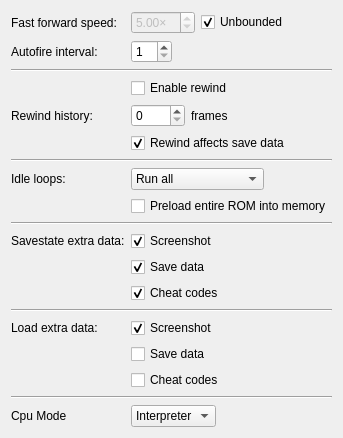
     <widget class="QWidget" name="emulation">
      <layout class="QFormLayout" name="formLayout_2">
       <property name="fieldGrowthPolicy">
        <enum>QFormLayout::FieldsStayAtSizeHint</enum>
       </property>
       <item row="0" column="0">
        <widget class="QLabel" name="label_18">
         <property name="text">
          <string>Fast forward speed:</string>
         </property>
        </widget>
       </item>
       <item row="0" column="1">
        <layout class="QHBoxLayout" name="horizontalLayout_5">
         <item>
          <widget class="QDoubleSpinBox" name="fastForwardRatio">
           <property name="enabled">
            <bool>false</bool>
           </property>
           <property name="suffix">
            <string>×</string>
           </property>
           <property name="minimum">
            <double>0.010000000000000</double>
           </property>
           <property name="maximum">
            <double>20.000000000000000</double>
           </property>
           <property name="singleStep">
            <double>0.500000000000000</double>
           </property>
           <property name="value">
            <double>5.000000000000000</double>
           </property>
          </widget>
         </item>
         <item>
          <widget class="QCheckBox" name="fastForwardUnbounded">
           <property name="text">
            <string>Unbounded</string>
           </property>
           <property name="checked">
            <bool>true</bool>
           </property>
          </widget>
         </item>
        </layout>
       </item>
       <item row="1" column="0">
        <widget class="QLabel" name="label_31">
         <property name="text">
          <string>Autofire interval:</string>
         </property>
        </widget>
       </item>
       <item row="1" column="1">
        <widget class="QSpinBox" name="autofireThreshold">
         <property name="minimum">
          <number>1</number>
         </property>
         <property name="maximum">
          <number>60</number>
         </property>
        </widget>
       </item>
       <item row="2" column="0" colspan="2">
        <widget class="Line" name="line">
         <property name="orientation">
          <enum>Qt::Horizontal</enum>
         </property>
        </widget>
       </item>
       <item row="3" column="1">
        <widget class="QCheckBox" name="rewind">
         <property name="text">
          <string>Enable rewind</string>
         </property>
        </widget>
       </item>
       <item row="4" column="0">
        <widget class="QLabel" name="label_8">
         <property name="text">
          <string>Rewind history:</string>
         </property>
        </widget>
       </item>
       <item row="4" column="1">
        <layout class="QHBoxLayout" name="horizontalLayout_13">
         <item>
          <widget class="QSpinBox" name="rewindCapacity">
           <property name="maximum">
            <number>3600</number>
           </property>
          </widget>
         </item>
         <item>
          <widget class="QLabel" name="label_7">
           <property name="text">
            <string>frames</string>
           </property>
          </widget>
         </item>
        </layout>
       </item>
       <item row="5" column="1">
        <widget class="QCheckBox" name="rewindSave">
         <property name="text">
          <string>Rewind affects save data</string>
         </property>
         <property name="checked">
          <bool>true</bool>
         </property>
        </widget>
       </item>
       <item row="6" column="0" colspan="2">
        <widget class="Line" name="line_3">
         <property name="orientation">
          <enum>Qt::Horizontal</enum>
         </property>
        </widget>
       </item>
       <item row="7" column="0">
        <widget class="QLabel" name="label_15">
         <property name="text">
          <string>Idle loops:</string>
         </property>
        </widget>
       </item>
       <item row="7" column="1">
        <widget class="QComboBox" name="idleOptimization">
         <item>
          <property name="text">
           <string>Run all</string>
          </property>
         </item>
         <item>
          <property name="text">
           <string>Remove known</string>
          </property>
         </item>
         <item>
          <property name="text">
           <string>Detect and remove</string>
          </property>
         </item>
        </widget>
       </item>
       <item row="8" column="1">
        <widget class="QCheckBox" name="preload">
         <property name="text">
          <string>Preload entire ROM into memory</string>
         </property>
        </widget>
       </item>
       <item row="9" column="0" colspan="2">
        <widget class="Line" name="line_2">
         <property name="orientation">
          <enum>Qt::Horizontal</enum>
         </property>
        </widget>
       </item>
       <item row="10" column="0">
        <widget class="QLabel" name="label_24">
         <property name="text">
          <string>Savestate extra data:</string>
         </property>
        </widget>
       </item>
       <item row="10" column="1">
        <widget class="QCheckBox" name="saveStateScreenshot">
         <property name="text">
          <string>Screenshot</string>
         </property>
         <property name="checked">
          <bool>true</bool>
         </property>
        </widget>
       </item>
       <item row="11" column="1">
        <widget class="QCheckBox" name="saveStateSave">
         <property name="text">
          <string>Save data</string>
         </property>
         <property name="checked">
          <bool>true</bool>
         </property>
        </widget>
       </item>
       <item row="12" column="1">
        <widget class="QCheckBox" name="saveStateCheats">
         <property name="text">
          <string>Cheat codes</string>
         </property>
         <property name="checked">
          <bool>true</bool>
         </property>
        </widget>
       </item>
       <item row="13" column="0" colspan="2">
        <widget class="Line" name="line_9">
         <property name="orientation">
          <enum>Qt::Horizontal</enum>
         </property>
        </widget>
       </item>
       <item row="14" column="0">
        <widget class="QLabel" name="label_25">
         <property name="text">
          <string>Load extra data:</string>
         </property>
        </widget>
       </item>
       <item row="14" column="1">
        <widget class="QCheckBox" name="loadStateScreenshot">
         <property name="text">
          <string>Screenshot</string>
         </property>
         <property name="checked">
          <bool>true</bool>
         </property>
        </widget>
       </item>
       <item row="15" column="1">
        <widget class="QCheckBox" name="loadStateSave">
         <property name="text">
          <string>Save data</string>
         </property>
        </widget>
       </item>
       <item row="16" column="1">
        <widget class="QCheckBox" name="loadStateCheats">
         <property name="text">
          <string>Cheat codes</string>
         </property>
        </widget>
       </item>
       <item row="17" column="0" colspan="2">
        <widget class="Line" name="line_13">
         <property name="orientation">
          <enum>Qt::Horizontal</enum>
         </property>
        </widget>
       </item>
       <item row="18" column="0">
        <widget class="QLabel" name="label_34">
         <property name="text">
          <string>Cpu Mode</string>
         </property>
        </widget>
       </item>
       <item row="18" column="1">
        <widget class="QComboBox" name="cpuMode">
         <item>
          <property name="text">
           <string>Interpreter</string>
          </property>
         </item>
        </widget>
       </item>
      </layout>
     </widget>
